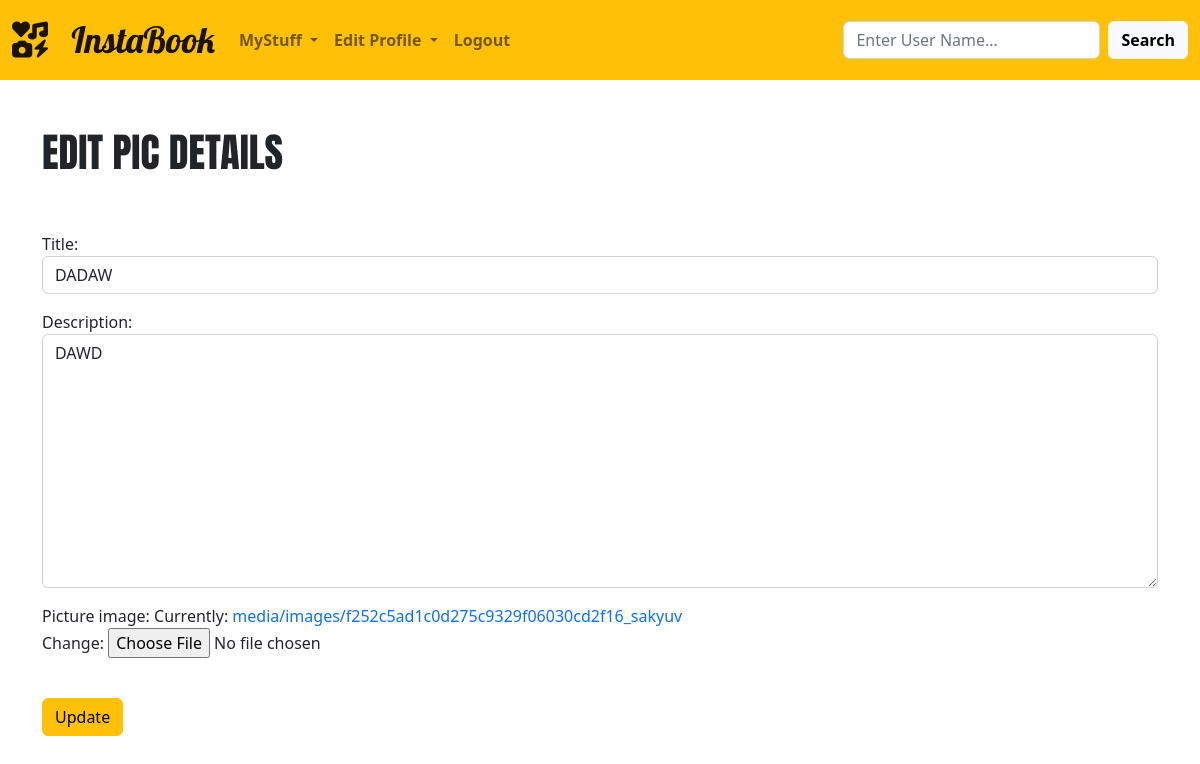
Before: /edit_pic/128 (signed in) with the older database file.
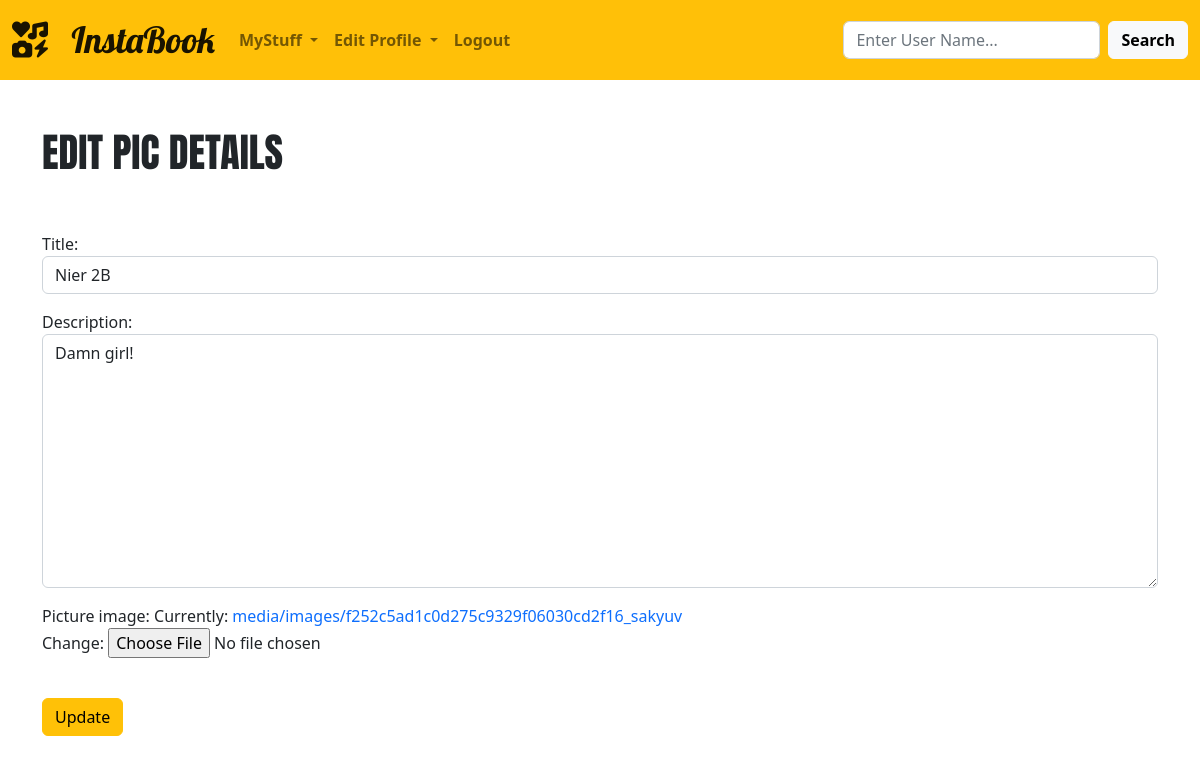
After: the same page with the newer database file.
### mypics/models.py (models this page shows, shortened)
class Picture(models.Model):
    author = models.CharField(max_length=120,default="")
    connected_user = models.ForeignKey(User,default=get_default_action_status,on_delete=models.CASCADE,related_name="+")
    title = models.CharField(max_length=120)
    date = models.CharField(max_length=120,blank=True)
    place = models.CharField(max_length=120,blank=True)
    description = models.TextField(blank=True)
    picture_image = models.ImageField(null=True,blank=False,upload_to='images/')
    likes = models.CharField(max_length=120,default=0)
    hearted = models.CharField(max_length=120, null=True,blank=True,default="",validators=[validate_comma_separated_integer_list])

### mypics/views.py (the view, shortened to what this page needs)
# urls.py: path('edit_pic/<pic_id>',views.edit_pic,name='edit_pic'),
def edit_pic(request,pic_id):
    logged_in_user_id = str(request.user.username).lower()
    pic = Picture.objects.get(pk=pic_id)
    pic_author = str(pic.author).lower()
    if pic_author == logged_in_user_id:
        display = True
    else:
        display = False
    form = PictureForm(request.POST or None,request.FILES or None,instance=pic)
    return render(request,'edit_pic.html',{
        'form':form,
        'display': display,
    })

### mypics/forms.py
class PictureForm(ModelForm):
    class Meta:
        model = Picture
        fields = "__all__"
        exclude = ('author','likes','hearted','connected_user','date','place')
        widgets = {
            'title':forms.TextInput(attrs={'class':'form-control'}),
            'description':forms.Textarea(attrs={'class':'form-control'}),
        }

### mypics/templates/edit_pic.html (shortened to what this page needs)
{%extends 'base.html'%}
{% block content%}
{%if user.is_authenticated %}
{%if display %}
<h1>EDIT PIC DETAILS</h1>
                <br>
                <br>
<form action="" method=POST enctype="multipart/form-data">
    {{form.as_p}}
    <br>
    <input type="submit" value="Update" class="btn btn-warning">
</form>
<br>
                    <br>
{% else %}
<h2>You don't have authorisation to view this page.</h2>
{% endif %}
{%else%}
    <h2>You must be logged in to view this page.</h2>
{%endif%}
{%endblock%}

### mypics/templates/base.html (shortened to what this page needs)
<!doctype html>
<html lang="en">
  <head>
    <link href="https://cdn.jsdelivr.net/npm/bootstrap@5.2.0/dist/css/bootstrap.min.css" rel="stylesheet">
  </head>
  <body>
  <nav class="navbar navbar-expand-lg navbar-light" style="background-color: #ffc008;">
  <div class="container-fluid">
    <a id="site-name" class="navbar-brand" href="{% url 'home' %}"><span><i class="fa-sharp fa-solid fa-icons"></i></span>&nbsp&nbsp&nbspInstaBook</a>
    <div class="collapse navbar-collapse" id="navbarSupportedContent">
      <ul class="navbar-nav me-auto mb-2 mb-lg-0">
        {%if user.is_authenticated %}
                      <li class="nav-item dropdown">
                        <a class="nav-link dropdown-toggle" href="#" role="button" data-bs-toggle="dropdown" aria-expanded="false">
                          <b>MyStuff</b>
                        </a>
                      </li>
                      <li class="nav-item dropdown">
                        <a class="nav-link dropdown-toggle" href="#" role="button" data-bs-toggle="dropdown" aria-expanded="false">
                          <b>Edit Profile</b>
                        </a>
                      </li>
                      <li class="nav-item">
                        <a class="nav-link" data-toggle="modal" data-target="#logout{{user.id}}"><b>Logout</b></a>
                      </li>
          {%endif%}
      </ul>
        {%if user.is_authenticated %}
        <form class="d-flex" role="search" method = 'POST' action="{%url 'search'%}">
          <input id ='my_query' name="my_query" class="form-control me-2" type="search" placeholder="Enter User Name..." aria-label="Search">
        <button class="btn btn-light" type="submit"><b>Search</b></button>
      </form>
        {%endif%}
    </div>
  </div>
</nav>
<div class="container">
  <br>
<br>
{% block content %}
{%endblock%}
 </div>
  </body>
</html>

### mypics/templates/base.html (style rules this page uses)
#site-name { font-family:'Lobster'; font-size: 36px; }
h1,h5,h3 { font-family:'Anton'; }
li { cursor: pointer; }
a { text-decoration: none; }
a:link { text-decoration: none; }

Changed rows visible on the page:
changed Picture: title "DADAW" → "Nier 2B"; description "DAWD" → "Damn girl!"
